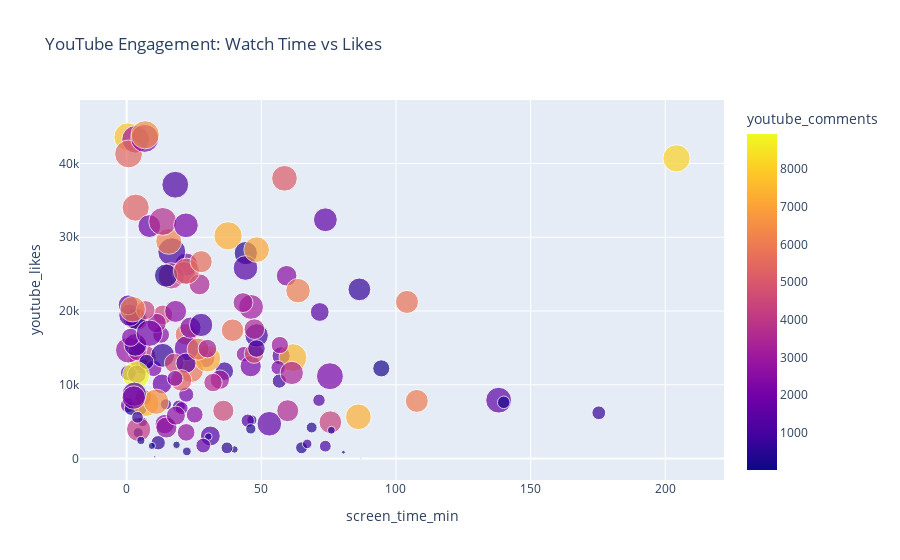

Notebook cell for this chart:
### Code cell
fig = px.scatter(
    youtube_df,
    x='screen_time_min',
    y='youtube_likes',
    size='youtube_views',
    color='youtube_comments',
    hover_data=['views_per_min'],
    title='YouTube Engagement: Watch Time vs Likes'
)
fig.show()

### Figure 1 — Plotly figure (JSON) as saved in the notebook; plotly's stock layout.template omitted (floating-point values rounded to 4 significant figures; data arrays with more than 128 entries replaced by an {"elided": "..."} marker saying what was removed)
{"data": [{"customdata": {"elided": "142x1 float values"}, "hovertemplate": "screen_time_min=%{x}<br>youtube_likes=%{y}<br>youtube_views=%{marker.size}<br>views_per_min=%{customdata[0]}<br>youtube_comments=%{marker.color}<extra></extra>", "legendgroup": "", "marker": {"color": {"elided": "142 float values"}, "coloraxis": "coloraxis", "size": {"elided": "142 float values"}, "sizemode": "area", "sizeref": 1237.0, "symbol": "circle"}, "mode": "markers", "name": "", "orientation": "v", "showlegend": false, "type": "scatter", "x": {"elided": "142 float values"}, "xaxis": "x", "y": {"elided": "142 float values"}, "yaxis": "y"}], "layout": {"coloraxis": {"colorbar": {"title": {"text": "youtube_comments"}}, "colorscale": [[0, "#0d0887"], [0.1111, "#46039f"], [0.2222, "#7201a8"], [0.3333, "#9c179e"], [0.4444, "#bd3786"], [0.5556, "#d8576b"], [0.6667, "#ed7953"], [0.7778, "#fb9f3a"], [0.8889, "#fdca26"], [1, "#f0f921"]]}, "legend": {"itemsizing": "constant", "tracegroupgap": 0}, "title": {"text": "YouTube Engagement: Watch Time vs Likes"}, "xaxis": {"anchor": "y", "domain": [0, 1], "title": {"text": "screen_time_min"}}, "yaxis": {"anchor": "x", "domain": [0, 1], "title": {"text": "youtube_likes"}}}}
